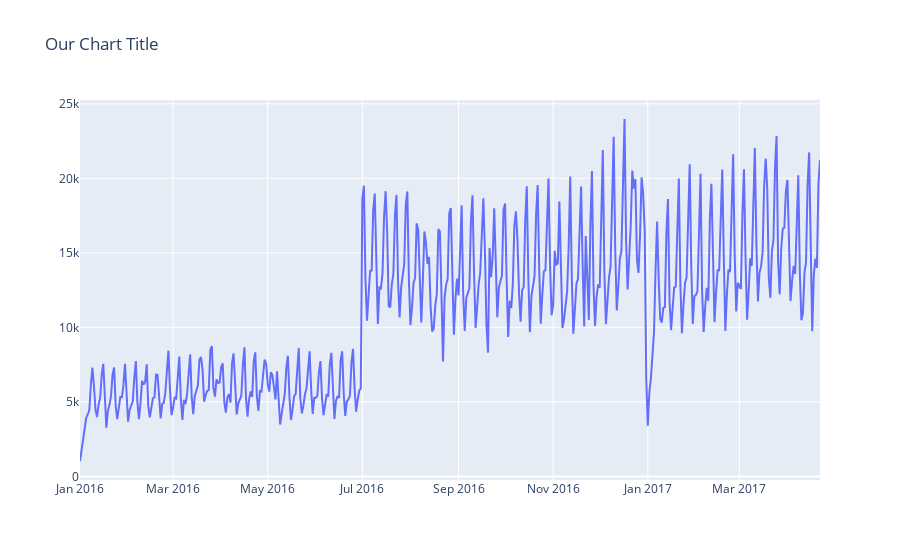

This figure's notebook cell:
### Code cell
fig1.update_layout(title='Our Chart Title')

### Figure 1 — Plotly figure (JSON) as saved in the notebook; plotly's stock layout.template omitted (floating-point values rounded to 4 significant figures; data arrays with more than 128 entries replaced by an {"elided": "..."} marker saying what was removed)
{"data": [{"type": "scatter", "x": {"elided": "478 str values"}, "y": {"elided": "478 int values"}}], "layout": {"title": {"text": "Our Chart Title"}}}
